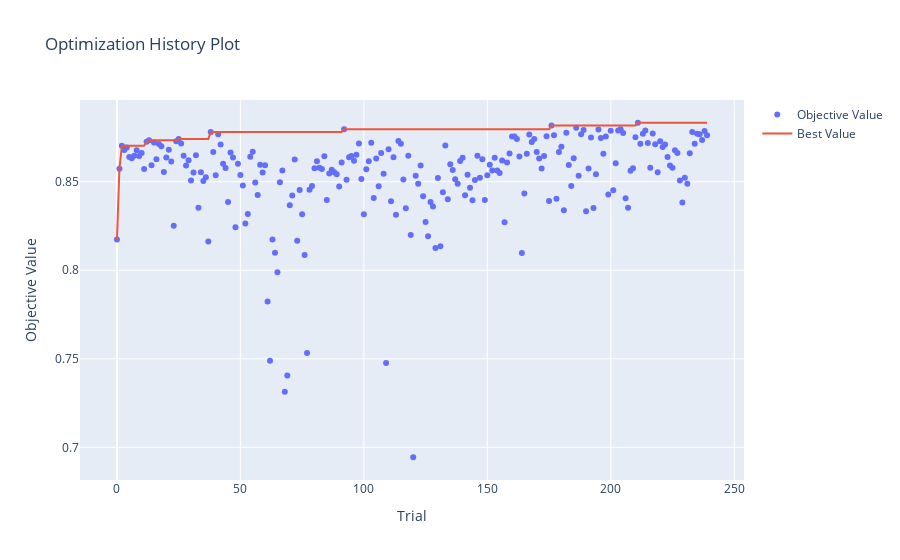

This figure's notebook cell:
### Code cell
fig4 = optuna.visualization.plot_optimization_history(study_cmaes_lgb)
fig4.show()

### Figure 1 — Plotly figure (JSON) as saved in the notebook; plotly's stock layout.template omitted (floating-point values rounded to 4 significant figures; data arrays with more than 128 entries replaced by an {"elided": "..."} marker saying what was removed)
{"data": [{"mode": "markers", "name": "Objective Value", "type": "scatter", "x": {"elided": "240 int values"}, "y": {"elided": "240 float values"}}, {"name": "Best Value", "type": "scatter", "x": {"elided": "240 int values"}, "y": {"elided": "240 float values"}}], "layout": {"title": {"text": "Optimization History Plot"}, "xaxis": {"title": {"text": "Trial"}}, "yaxis": {"title": {"text": "Objective Value"}}}}
